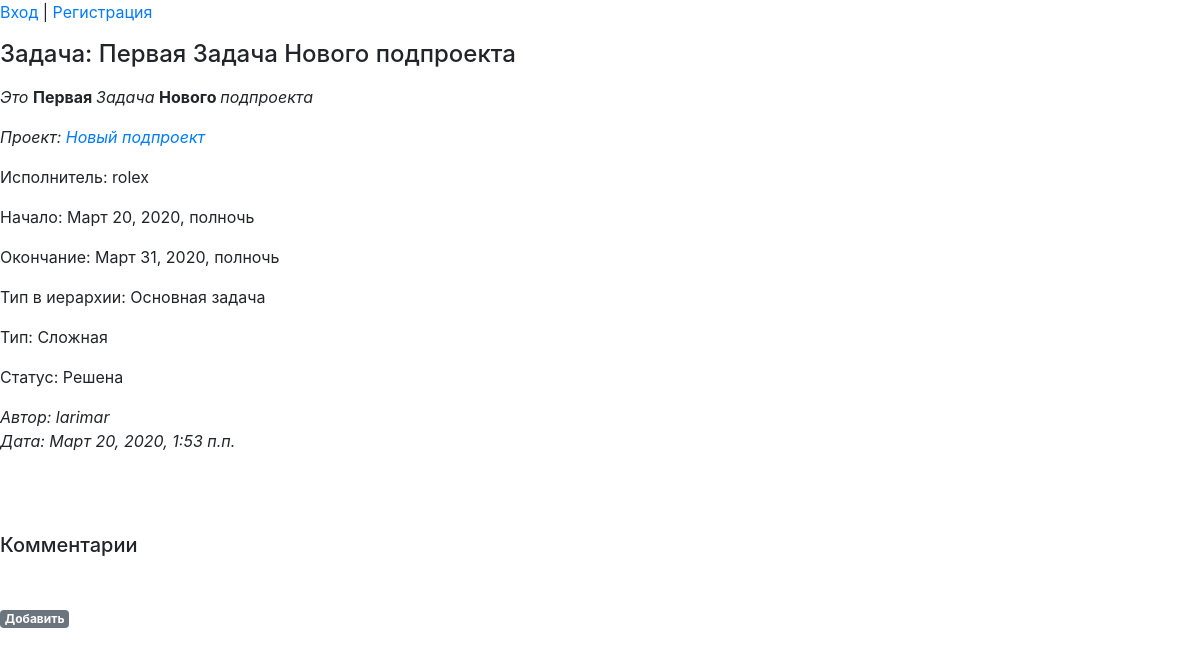
Before: /projects/prj/tasks_list/6 with the older database file.
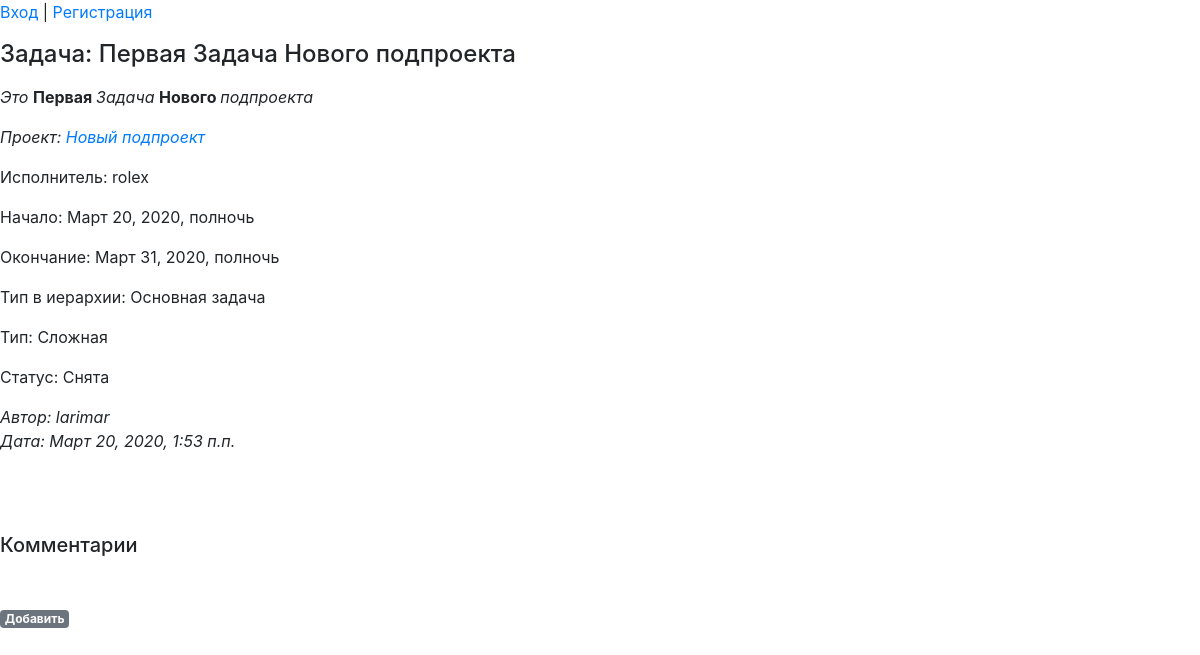
After: the same page with the newer database file.
### projects/models.py (models this page shows, shortened)
class Task(MPTTModel):
    name = models.CharField("Наименование", max_length=128)
    description = RichTextUploadingField("Описание")
    datebegin = models.DateTimeField("Начало")
    dateend = models.DateTimeField("Окончание")
    project = models.ForeignKey('Project', on_delete=models.CASCADE, related_name='resultproject', verbose_name="Проект")
    parent = TreeForeignKey('self', null=True, blank=True, limit_choices_to={'is_active':True}, on_delete=models.CASCADE, related_name='task_children', verbose_name="Задача верхнего уровня")
    assigner = models.ForeignKey('auth.User', on_delete=models.CASCADE, related_name='task_assigner', verbose_name="Исполнитель")
    structure_type = models.ForeignKey('Dict_TaskStructureType', limit_choices_to={'is_active':True}, on_delete=models.CASCADE, related_name='task_structure_type', verbose_name="Тип задачи в иерархии")
    type = models.ForeignKey('Dict_TaskType', limit_choices_to={'is_active':True}, on_delete=models.CASCADE, related_name='project_type', verbose_name="Тип")
    status = models.ForeignKey('Dict_TaskStatus', limit_choices_to={'is_active':True}, on_delete=models.CASCADE, related_name='project_status', verbose_name="Статус")
    datecreate = models.DateTimeField("Создана", auto_now_add=True)
    dateclose = models.DateTimeField("Дата закрытия", auto_now_add=False, blank=True, null=True)
    author = models.ForeignKey('auth.User', on_delete=models.CASCADE, related_name='resultuser', verbose_name="Автор")
    is_active = models.BooleanField("Активность", default=True)
    class MPTTMeta:
        order_insertion_by = ['name']
    class Meta:
        verbose_name = 'Задача'
        verbose_name_plural = 'Задачи'

class Dict_TaskStatus(models.Model):
    name = models.CharField("Наименование", max_length=64)
    sort = models.PositiveSmallIntegerField(default=1, blank=True, null=True)
    name_lang = models.CharField("Перевод", max_length=64, blank=True, null=True)
    is_close = models.BooleanField("Закрывает задачу", default=False)
    is_active = models.BooleanField("Активность", default=True)
    class Meta:
        ordering = ('sort',)
        verbose_name = 'Статус задачи'
        verbose_name_plural = 'Статусы задач'
    def __str__(self):
        return (self.name)

class Project(MPTTModel):
    name = models.CharField("Наименование", max_length=64)
    description = RichTextUploadingField("Описание")
    datebegin = models.DateField("Начало")
    dateend = models.DateField("Окончание")
    company = models.ForeignKey('companies.Company', on_delete=models.CASCADE, related_name='resultcompany', verbose_name="Компания")
    parent = TreeForeignKey('self', null=True, blank=True, limit_choices_to={'is_active':True}, on_delete=models.CASCADE, related_name='project_children', verbose_name="Проект верхнего уровня")
    assigner = models.ForeignKey('auth.User', on_delete=models.CASCADE, related_name='project_assigner', verbose_name="Исполнитель")
    structure_type = models.ForeignKey('Dict_ProjectStructureType', limit_choices_to={'is_active':True}, on_delete=models.CASCADE, related_name='project_structure_type', verbose_name="Тип проекта в иерархии")
    type = models.ForeignKey('Dict_ProjectType', limit_choices_to={'is_active':True}, on_delete=models.CASCADE, related_name='project_type', verbose_name="Тип")
    status = models.ForeignKey('Dict_ProjectStatus', limit_choices_to={'is_active':True}, on_delete=models.CASCADE, related_name='project_status', verbose_name="Статус")
    datecreate = models.DateTimeField("Создан", auto_now_add=True)
    dateclose = models.DateTimeField("Дата закрытия", auto_now_add=False, blank=True, null=True)
    author = models.ForeignKey('auth.User', on_delete=models.CASCADE, verbose_name="Автор")
    is_active = models.BooleanField("Активность", default=True)
    class MPTTMeta:
        order_insertion_by = ['name']
    class Meta:
        verbose_name = 'Проект'
        verbose_name_plural = 'Проекты'

class Dict_TaskStructureType(models.Model):
    name = models.CharField("Наименование", max_length=64)
    sort = models.PositiveSmallIntegerField(default=1, blank=True, null=True)
    name_lang = models.CharField("Перевод", max_length=64, blank=True, null=True)
    is_active = models.BooleanField("Активность", default=True)
    class Meta:
        ordering = ('sort',)
        verbose_name = 'Тип задачи в иерархии'
        verbose_name_plural = 'Типы задач в иерархии'
    def __str__(self):
        return (self.name)

class Dict_TaskType(models.Model):
    name = models.CharField("Наименование", max_length=64)
    sort = models.PositiveSmallIntegerField(default=1, blank=True, null=True)
    name_lang = models.CharField("Перевод", max_length=64, blank=True, null=True)
    is_active = models.BooleanField("Активность", default=True)
    class Meta:
        ordering = ('sort',)
        verbose_name = 'Тип задачи'
        verbose_name_plural = 'Типы задач'
    def __str__(self):
        return (self.name)

### projects/views.py (the view)
# urls.py: path('tasks_list/<int:pk>', views.TaskDetail.as_view(), name = 'task_detail'),
class TaskDetail(DetailView):
   model = Task
   template_name = 'task_detail.html'
   def get_context_data(self, **kwargs):
       context = super(TaskDetail, self).get_context_data(**kwargs)
       button_task_create = ''
       button_task_update = ''
       button_taskcomment_create = ''
       button_task_create = 'Добавить'
       button_task_update = 'Изменить'
       button_taskcomment_create = 'Добавить'
       context['button_task_create'] = button_task_create
       context['button_task_update'] = button_task_update
       context['button_taskcomment_create'] = button_taskcomment_create
       return context

### projects/models.py (called while the page is built)
    def __str__(self):
        return (self.name)

    def __str__(self):
        return (self.name)

    def __str__(self):
        return (self.name)

### templates/task_detail.html (shortened to what this page needs)
{% extends 'base.html' %}
{% block task %}
   <div class="task-entry">
      <p><h4>Задача: {{ task.name }}
        </h4></p>
      <p>{% autoescape off %}{{ task.description }}{% endautoescape %}</p>
      <i><p>Проект: <a href="{% url 'my_project:tasks' task.project.pk 0 %}">{{ task.project.name }}</a></p></i>
      <p>Исполнитель: {{ task.assigner }}</p>
      <p>Начало: {{ task.datebegin }}</p>
      <p>Окончание: {{ task.dateend }}</p>
      <p>Тип в иерархии: {{ task.structure_type }}</p>
      <p>Тип: {{ task.type }}</p>
      <p>Статус: {{ task.status }}</p>
      <em>Автор: {{ task.author }}</em><br />
      <em>Дата: {{ task.datecreate }}</em>
      <p>&nbsp;</p>
   </div>
{% endblock task %}
{% block list %}
   <div class="comment-entry">
        <p>&nbsp;</p>
        <h5>Комментарии</h5>
        <p>&nbsp;</p>
   </div>
   <div class="comment-entry"></div><a href="{% url 'my_project:taskcomment_create' task.pk %}" class="top-menu"><span class="badge badge-secondary">{{ button_taskcomment_create }}</span></a></div>
   <p>&nbsp;</p>
{% endblock list %}

Changed rows visible on the page:
changed Task "Первая Задача Нового подпроекта": status "Решена" → "Снята"
